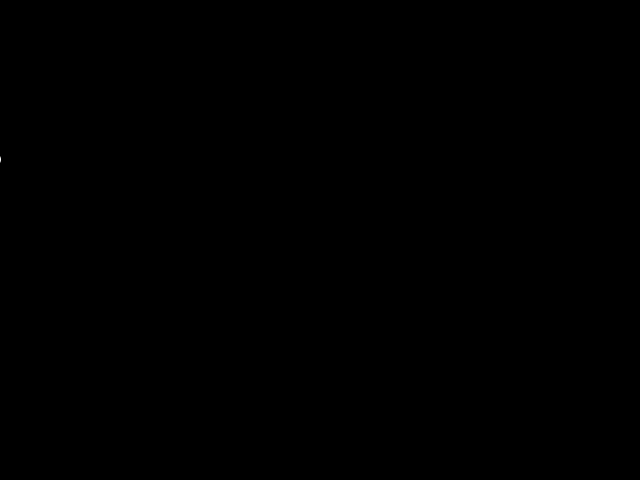
Frame 1 (no input)
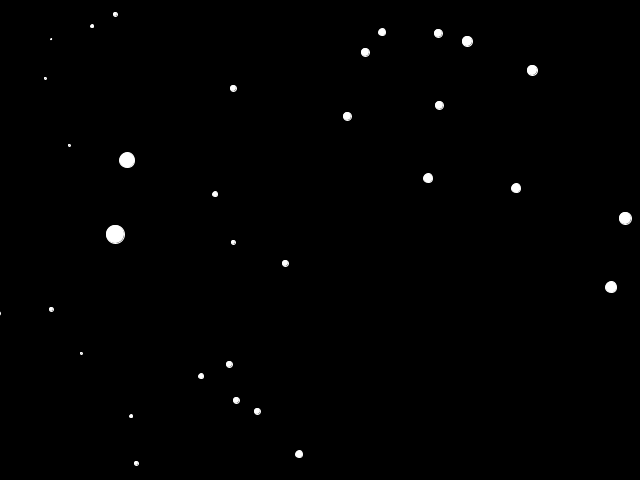
Frame 60 (the mouse pressed at the canvas centre just before this capture)
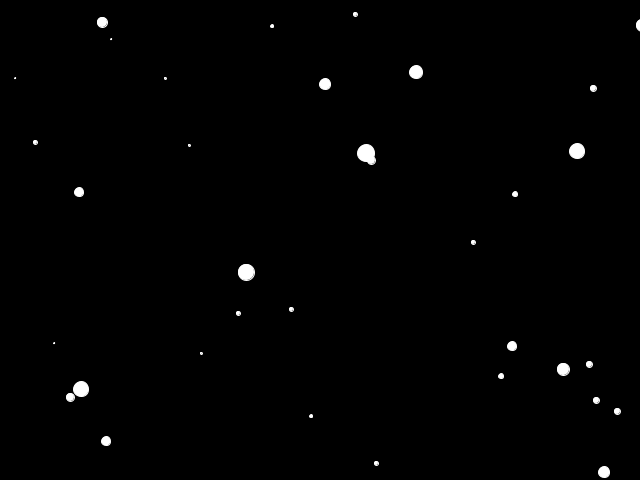
Frame 120 (the mouse held since frame 60 and released just before this capture)

The Processing sketch that drew these frames (run headless with seeded random() and noise(); from frame 60 on, the mouse is pressed at the canvas centre):

// Processing sketch: processing_86204
// ── processing_86204.pde

/*
 * Classic demo hack: Star Journey.
 *
 * I've always wanted to do one of these ever since I saw
 * this bullshit on a Commodore 64 back in the day.
 * Now, I just sat down and goddamn wrote it. And when I
 * consider how *easy* this was to write, I'm just
 * bloody flabbergasted.
 *
 * (c) Urpo Lankinen 2013-01-20. CC BY-SA 3.0/GNU GPL
 */

class Star {
  // How big the star is.
  protected int size;
  // Where it is.
  protected PVector pos;
  // How fast the star is moving.
  protected PVector speed;
  
  // Construct a new star.
  public Star() {
    // Make new vector objects.
    pos = new PVector();
    speed = new PVector();
    
    // Put the star a bit left off the screen
    pos.x = (int)random(-(width*0.2),0);
    // It can be anywhere on the Y axis, really.
    pos.y = (int)random(0,height);
    
    // Make up a random size or something.
    size = (int)random(0,20);
    // Speed is based on size.
    speed.x = size;
    speed.y = 0;
  }
  // Move the star. Called every frame.
  public void move() {
    // Basically just add position vector to speed vector.
    pos.add(speed);
  }
  // Draw the star on screen.
  public void draw() {
    stroke(255);
    fill(255);
    ellipse(pos.x,pos.y,size,size);    
  }
  // Is the star ripe to be removed from screen?
  public boolean isDead() {
    // If it's past the margin, yes. Otherwise, no.
    if(pos.x > width+(int)((float)width*0.2))
      return true;
    return false;
  }
}

// Array of our stars.
Star[] stars;
// How many stars do we have?
final int nStars = 50;

void setup() {
  // The basics.
  size(640,480);
  frameRate(30);
  // Populate star array.
  stars = new Star[nStars];
  for(int i = 0; i < nStars; i++) {
    stars[i] = new Star();
  }
}

void draw() {
  background(0);
  // Go through our star array.
  for(int i = 0; i < nStars; i++) {
    // Draw the star.
    stars[i].draw();
    // Move the star.
    stars[i].move();
    // Is it dead? If so, replace it with a new star.
    if(stars[i].isDead()) {
      stars[i] = new Star();
    }
  }  
}
